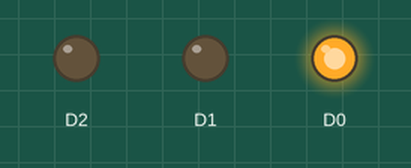
The sketch below on a simulated ESP8266 (NodeMCU). Parts: output pins drawn as LEDs (lit = HIGH).

Above: at 0.5 s.
At 3.0 s:
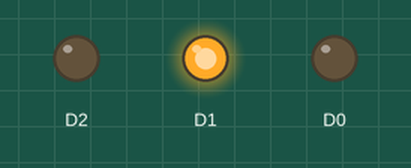
At 7.5 s:
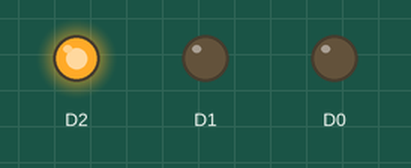
At 10.5 s:
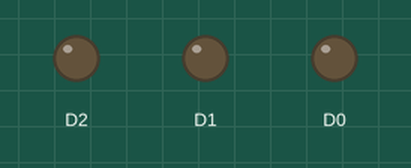
Timing chart, 0 to 15.6 s (numbered marks = the images above):
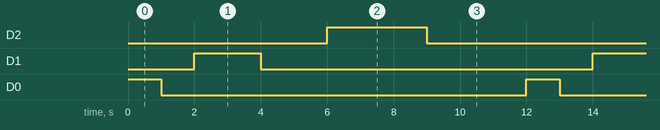

The sketch:

RGB_simple_blink.ino
```cpp
void setup() {
  pinMode(D0,OUTPUT);
  pinMode(D1,OUTPUT);
  pinMode(D2,OUTPUT);

}

void loop()
{
  digitalWrite(D0,HIGH);
  delay(1000);
  digitalWrite(D0,LOW);
  delay(1000);
  digitalWrite(D1,HIGH);
  delay(2000);
  digitalWrite(D1,LOW);
  delay(2000);
  digitalWrite(D2,HIGH);
   delay(3000);
  digitalWrite(D2,LOW);
  delay(3000);
}
```

Measured:
- by itself, D2: alternates HIGH for 3.0 s and LOW for 9.0 s
- by itself, D1: alternates HIGH for 2.0 s and LOW for 10.0 s
- by itself, D0: alternates HIGH for 1.0 s and LOW for 11.0 s
